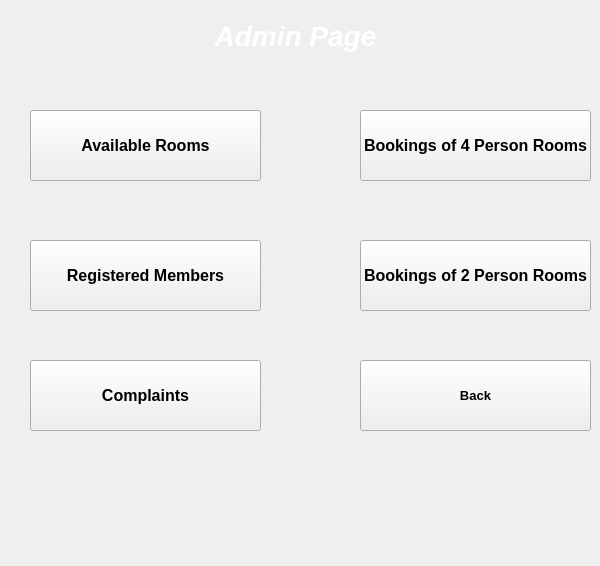
<?xml version="1.0" encoding="UTF-8"?>
<ui version="4.0">
 <class>AdminPage</class>
 <widget class="QMainWindow" name="AdminPage">
  <property name="geometry">
   <rect>
    <x>0</x>
    <y>0</y>
    <width>600</width>
    <height>566</height>
   </rect>
  </property>
  <property name="font">
   <font>
    <pointsize>21</pointsize>
   </font>
  </property>
  <property name="windowTitle">
   <string>MainWindow</string>
  </property>
  <widget class="QWidget" name="centralwidget">
   <widget class="QPushButton" name="pushButton">
    <property name="geometry">
     <rect>
      <x>30</x>
      <y>240</y>
      <width>231</width>
      <height>71</height>
     </rect>
    </property>
    <property name="font">
     <font>
      <pointsize>12</pointsize>
      <bold>true</bold>
     </font>
    </property>
    <property name="text">
     <string>Registered Members</string>
    </property>
   </widget>
   <widget class="QPushButton" name="pushButton_2">
    <property name="geometry">
     <rect>
      <x>360</x>
      <y>110</y>
      <width>231</width>
      <height>71</height>
     </rect>
    </property>
    <property name="font">
     <font>
      <pointsize>12</pointsize>
      <bold>true</bold>
     </font>
    </property>
    <property name="text">
     <string>Bookings of 4 Person Rooms</string>
    </property>
   </widget>
   <widget class="QPushButton" name="pushButton_3">
    <property name="geometry">
     <rect>
      <x>360</x>
      <y>360</y>
      <width>231</width>
      <height>71</height>
     </rect>
    </property>
    <property name="font">
     <font>
      <pointsize>10</pointsize>
      <bold>true</bold>
     </font>
    </property>
    <property name="text">
     <string>Back</string>
    </property>
   </widget>
   <widget class="QLabel" name="label">
    <property name="geometry">
     <rect>
      <x>180</x>
      <y>10</y>
      <width>231</width>
      <height>51</height>
     </rect>
    </property>
    <property name="font">
     <font>
      <pointsize>21</pointsize>
      <italic>true</italic>
      <bold>true</bold>
     </font>
    </property>
    <property name="styleSheet">
     <string notr="true">color: rgb(255, 255, 255);</string>
    </property>
    <property name="text">
     <string>Admin Page</string>
    </property>
    <property name="alignment">
     <set>Qt::AlignCenter</set>
    </property>
   </widget>
   <widget class="QPushButton" name="pushButton_4">
    <property name="geometry">
     <rect>
      <x>30</x>
      <y>360</y>
      <width>231</width>
      <height>71</height>
     </rect>
    </property>
    <property name="font">
     <font>
      <pointsize>12</pointsize>
      <bold>true</bold>
     </font>
    </property>
    <property name="text">
     <string>Complaints</string>
    </property>
   </widget>
   <widget class="QPushButton" name="pushButton_5">
    <property name="geometry">
     <rect>
      <x>360</x>
      <y>240</y>
      <width>231</width>
      <height>71</height>
     </rect>
    </property>
    <property name="font">
     <font>
      <pointsize>12</pointsize>
      <bold>true</bold>
     </font>
    </property>
    <property name="text">
     <string>Bookings of 2 Person Rooms</string>
    </property>
   </widget>
   <widget class="QLabel" name="label_2">
    <property name="geometry">
     <rect>
      <x>-12</x>
      <y>-5</y>
      <width>841</width>
      <height>581</height>
     </rect>
    </property>
    <property name="text">
     <string/>
    </property>
    <property name="pixmap">
     <pixmap resource="picture.qrc">:/pictures/black-pattern-700-245254895.jpg</pixmap>
    </property>
    <property name="scaledContents">
     <bool>true</bool>
    </property>
   </widget>
   <widget class="QPushButton" name="pushButton_6">
    <property name="geometry">
     <rect>
      <x>30</x>
      <y>110</y>
      <width>231</width>
      <height>71</height>
     </rect>
    </property>
    <property name="font">
     <font>
      <pointsize>12</pointsize>
      <bold>true</bold>
     </font>
    </property>
    <property name="text">
     <string>Available Rooms</string>
    </property>
   </widget>
   <zorder>label_2</zorder>
   <zorder>pushButton</zorder>
   <zorder>pushButton_2</zorder>
   <zorder>pushButton_3</zorder>
   <zorder>label</zorder>
   <zorder>pushButton_4</zorder>
   <zorder>pushButton_5</zorder>
   <zorder>pushButton_6</zorder>
  </widget>
  <widget class="QMenuBar" name="menubar">
   <property name="geometry">
    <rect>
     <x>0</x>
     <y>0</y>
     <width>600</width>
     <height>43</height>
    </rect>
   </property>
  </widget>
 </widget>
 <resources>
  <include location="picture.qrc"/>
 </resources>
 <connections/>
</ui>
